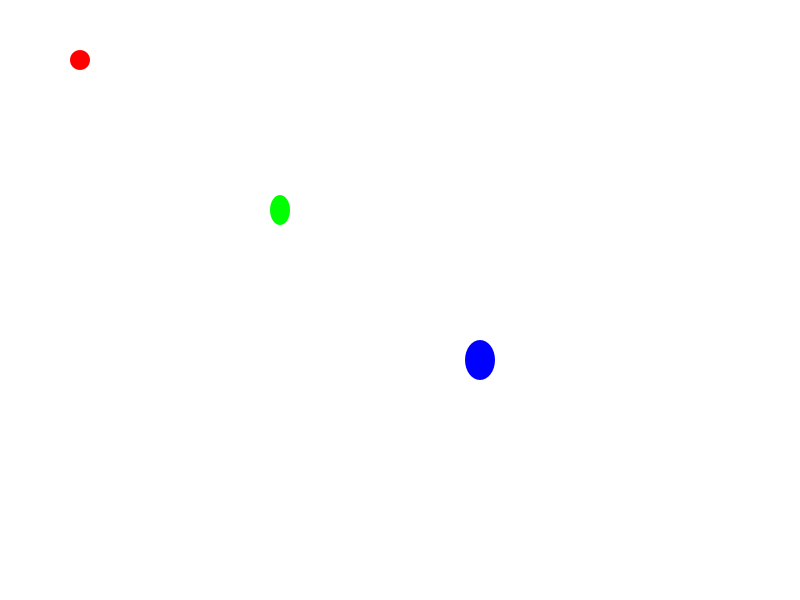
Frame 1 (no input)
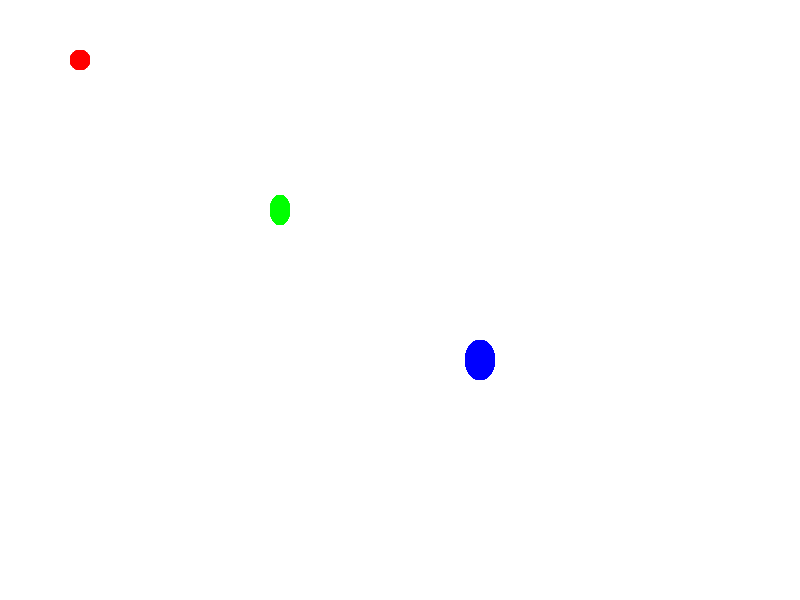
Frame 60 (the mouse pressed at the canvas centre just before this capture)
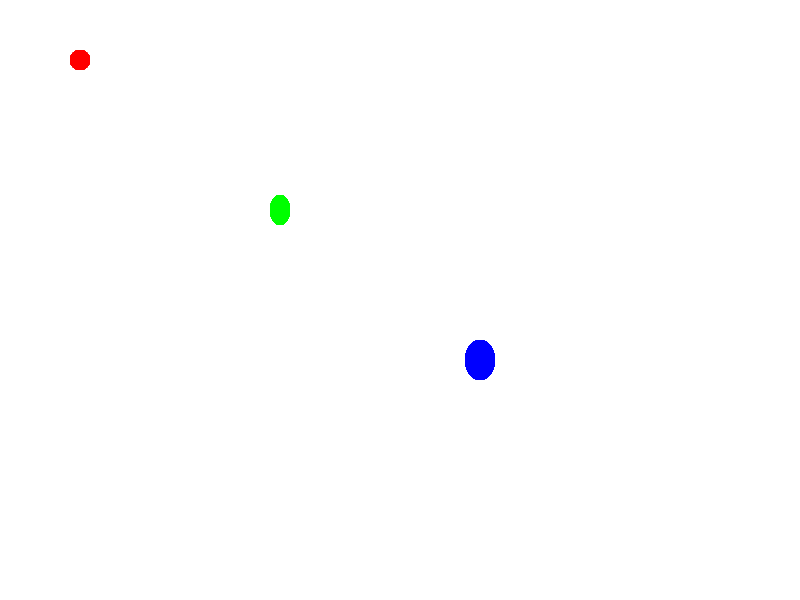
Frame 120 (the mouse held since frame 60 and released just before this capture)

The Processing sketch that drew these frames (run headless with seeded random() and noise(); from frame 60 on, the mouse is pressed at the canvas centre):

// Processing sketch: ej_07_tres_elipses_variables
// ── ej_07_tres_elipses_variables.pde
// ej_07_tres_elipses_variables
// por montoyamoraga
// para Academia Sinestesia
// Programa Medios Interactivos 2022
// v0.0.1 julio 2022
// hecho con Processing 4.0b8

// declarar colores
color rellenoRojo;
color rellenoVerde;
color rellenoAzul;

// declarar posiciones minimas
float posMinX;
float posMinY;

// declarar deltas de posicion
float posDeltaX;
float posDeltaY;

// declarar posiciones X
float posX0;
float posX1;
float posX2;

// declarar posiciones Y
float posY0;
float posY1;
float posY2;

void setup() {

  // lienzo ancho 800px alto 600px
  size(800, 600);

  // fondo blanco
  background(255);

  // no dibujar bordes de figuras
  noStroke();

  // asignar valores a variables de color
  rellenoRojo = color(255, 0, 0);
  rellenoVerde = color(0, 255, 0);
  rellenoAzul = color(0, 0, 255);

  // asignar valores a posiciones minimas
  posMinX = width/10.0;
  posMinY = height/10.0;

  // asignar valores a incrementos de posicion
  posDeltaX = width/4.0;
  posDeltaY = height/4.0;

  // asignar valores a variables de posicionX
  posX0 = posMinX + posDeltaX * 0;
  posX1 = posMinX + posDeltaX * 1;
  posX2 = posMinX + posDeltaX * 2;

  // asignar valores a variables de posicionY
  posY0 = posMinY + posDeltaY * 0;
  posY1 = posMinY + posDeltaY * 1;
  posY2 = posMinY + posDeltaY * 2;
}

void draw() {

  // relleno rojo
  fill(rellenoRojo);
  // elipse roja arriba izquierda
  ellipse(posX0, posY0, 20, 20);

  // relleno verde
  fill(rellenoVerde);
  // elipse verde central
  ellipse(posX1, posY1, 20, 30);

  // relleno azul
  fill(rellenoAzul);
  // elipse azul abajo derecha
  ellipse(posX2, posY2, 30, 40);
}
